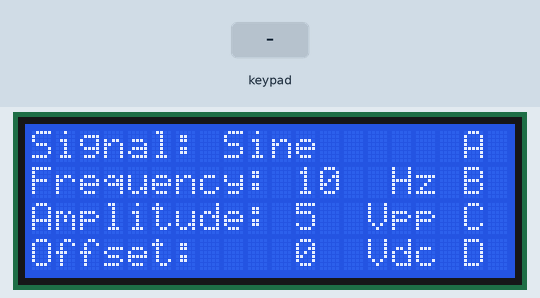
A program run on a simulated ATmega32U4, built with avr-gcc and emulated at 16 MHz. Parts: 20×4 character LCD. Wiring (inferred from the signals the program sends): 4×4 keypad with keys 1 2 3 A 4 5 6 B 7 8 9 C * 0 # D (labels assumed): rows PD0, PD1, PD2, PD3; columns PD4, PD5, PD6, PD7. Wiring (inferred from the names in the program): character LCD (HD44780): RS PF1; E PF0; data PF4, PF5, PF6, PF7. The test bench sets the inputs (shaded band).

Above: at 1.2 s.
1.3 s: keypad keys 1 2 * pressed 0.4 s apart
At 1.87 s:
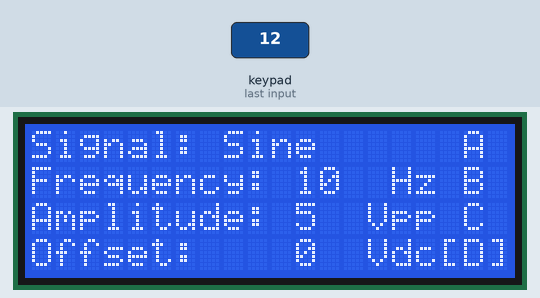
At 2.9 s:
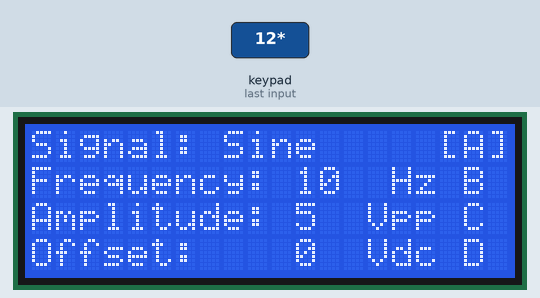
4.0 s: key '4' pressed
At 5.5 s:
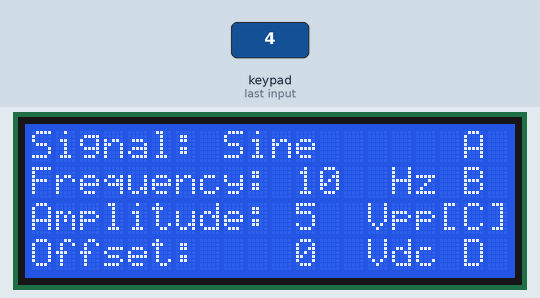
Timing chart, 0 to 7.0 s (numbered marks = the images above; inputs shaded):
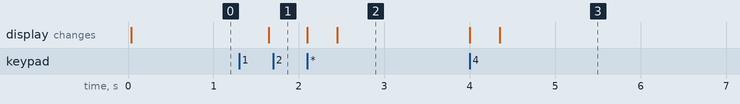

The program:

main.c
```c
/*
Created by flo071
*/
#include <avr/io.h>
#include <stdio.h>
#include <util/delay.h>
#include "main.h"
#include "include/lcd/lcd.c"
#include "include/menu/menu.c"
#include "include/menu/settings.c"
#include "include/keypad/keypad.c"

int main(void) {
	init();
	menu_nav();		//found in menu.c
}

int init(void){
	//Disable JTAG, Display is connected here
	MCUCR |=(1<<JTD);
	MCUCR |=(1<<JTD);
	keypad_init();	//init keypad
	//Start the initialisation of the actual code
	lcd_init();		//found in lcd.c
	_delay_ms(1);
	menu_layout();	//found in menu.c
}
```

menu.c
```c
/*
Created by flo071
*/
menu_nav(void){
	while(1){
		switch(keypad()){
			case 20: wc=1; break;
			case 21: wc=2; break;
			case 22: wc=3; break;
			case 23: wc=4; break;
		}
		settings();
	}
}

int menu_layout(void){
    lcd_setcursor(0,1);
    lcd_string("Signal: Sine      A ");
    lcd_setcursor(0,2);
    lcd_string("Frequency: 10     B ");
    lcd_setcursor(0,3);
    lcd_string("Amplitude: 5      C ");
    lcd_setcursor(0,4);
    lcd_string("Offset:    0      D ");
   	print_unit();
}

int print_unit(void){
    lcd_setcursor(15,2); lcd_string("Hz");
    lcd_setcursor(14,3); lcd_string("Vpp");
    lcd_setcursor(14,4); lcd_string("Vdc");
}
```

main.h
```c
/*
Created by flo071
*/
#define F_CPU 16000000UL

#define KeyT 350
#define Key1 0xFE //up
#define Key3 0xFD //enter
#define Key2 0xFB //back
#define Key4 0xF7 //down

int wc=0, setsign=1, amp=5, ofs=0;
uint32_t frq=10;
float frq_s=0;
```

settings.c
```c
/*
Created by flo071
*/
#define SETTINGSL  7
#define SETTINGSM 10

int settings(void){
	switch(wc){
		case 1: _delay_ms(KeyT); setcursor(wc); settings_signalform(); break;
		case 2: _delay_ms(KeyT); setcursor(wc); settings_freqency();   break;
		case 3: _delay_ms(KeyT); setcursor(wc); settings_amplitude();  break;
		case 4: _delay_ms(KeyT); setcursor(wc); settings_offset();     break;
	}
}

int settings_signalform(void){
	while(1){
		switch(keypad()){
			case  1: _delay_ms(KeyT); lcd_clr_line(wc); lcd_setcursor(8,wc); lcd_string("Sine");      break;
			case  2: _delay_ms(KeyT); lcd_clr_line(wc); lcd_setcursor(8,wc); lcd_string("Triangle");  break;
			case  3: _delay_ms(KeyT); lcd_clr_line(wc); lcd_setcursor(8,wc); lcd_string("Rectangle"); break;
			case 10: _delay_ms(KeyT); del_cursor(wc); 	wc=0;		 		 menu_nav(); 			  break;
			case 20: del_cursor(wc); wc=1; settings(); break;
			case 21: del_cursor(wc); wc=2; settings(); break;
			case 22: del_cursor(wc); wc=3; settings(); break;
			case 23: del_cursor(wc); wc=4; settings(); break;
			}
		}
}

int settings_freqency(void){
	while(1){
		switch(keypad()){
			case  2: _delay_ms(KeyT); frq=frq+10; 	  lcd_clr_line(wc);	break;
			case  5: _delay_ms(KeyT); frq=frq-10; 	  lcd_clr_line(wc);	break;
			case 10: _delay_ms(KeyT); del_cursor(wc); wc=0; menu_nav(); break;
			case 20: del_cursor(wc); wc=1; settings(); break;
			case 21: del_cursor(wc); wc=2; settings(); break;
			case 22: del_cursor(wc); wc=3; settings(); break;
			case 23: del_cursor(wc); wc=4; settings(); break;
		}
		if(frq>=18000000){
			frq=10;
		} else if(frq<=0){
			frq=18000000;
		}
		print_unit();
		lcd_setcursor(11,wc);
		char frq_buffer[32];
		sprintf(frq_buffer, "%d", frq);
		lcd_string(frq_buffer);
	}

}

int settings_amplitude(void){
	while(1){
		switch(keypad()){
			case  2: _delay_ms(KeyT); amp++; 	  	  lcd_clr_line(wc);	break;
			case  5: _delay_ms(KeyT); amp--; 	  	  lcd_clr_line(wc);	break;
			case 10: _delay_ms(KeyT); del_cursor(wc); wc=0; menu_nav(); break;
			case 20: del_cursor(wc); wc=1; settings(); break;
			case 21: del_cursor(wc); wc=2; settings(); break;
			case 22: del_cursor(wc); wc=3; settings(); break;
			case 23: del_cursor(wc); wc=4; settings(); break;
		}
		if(amp>=25){
			amp=1;
		} else if(frq<=0){
			amp=24;
		}
		lcd_setcursor(11,wc);
		char amp_buffer[10];
		sprintf(amp_buffer, "%d", amp);
		lcd_string(amp_buffer);
	}
}

int settings_offset(void){
	while(1){
		switch(keypad()){
			case  2: _delay_ms(KeyT); ofs++; 	  	  lcd_clr_line(wc);	break;
			case  5: _delay_ms(KeyT); ofs--; 	  	  lcd_clr_line(wc);	break;
			case 10: _delay_ms(KeyT); del_cursor(wc); wc=0; menu_nav(); break;
			case 20: del_cursor(wc); wc=1; settings(); break;
			case 21: del_cursor(wc); wc=2; settings(); break;
			case 22: del_cursor(wc); wc=3; settings(); break;
			case 23: del_cursor(wc); wc=4; settings(); break;
		}
		if(ofs>=25){
			ofs=-24;
		} else if(ofs<=-25){
			ofs=24;
		}
		lcd_setcursor(11,wc);
		char ofs_buffer[10];
		sprintf(ofs_buffer, "%d", ofs);
		lcd_string(ofs_buffer);
	}
}
```

keypad.c
```c
/*
Created by flo071

Value	Key
  1      1
  2      2
  3      3
  4      4
  5		 5
  6		 6
  7	  	 7
  8		 8
  9 	 9
 10		 *
 11		 0
 12		 #
 20	 	 A
 21		 B
 22		 C
 23		 D
*/
#include <avr/io.h>
#include <stdio.h>
#include <util/delay.h>
#include "keypad.h"


int keypad_init() {
	DDRD  = keypadPORT;
	PORTD = keypadKEYS;
}

int keypad(void) {

	while (1) {
		out=0;
		PORTD = COLUMN1;	//column 1
		if ((PIND | ROW1) == ROW1) {
			out = out + 1;		//key 1
		}
		if ((PIND | ROW2) == ROW2) {
			out = out + 11;		//key 0
		}
		if ((PIND | ROW3) == ROW3) {
			out = out + 12;		//key #
		}
		if ((PIND | ROW4) == ROW4) {
			out = out + 23;		//key D
		}

		PORTD = COLUMN2;	//column 2
		if ((PIND | ROW1) == ROW1) {
			out = out + 10;		//key *
		}
		if ((PIND | ROW2) == ROW2) {
			out = out + 8;		//key 8
		}
		if ((PIND | ROW3) == ROW3) {
			out = out + 9;		//key 9
		}
		if ((PIND | ROW4) == ROW4) {
			out = out + 22;		//key C
		}

		PORTD = COLUMN3;	//column 3
		if ((PIND | ROW1) == ROW1) {
			out = out + 7;		//key 7
		}
		if ((PIND | ROW2) == ROW2) {
			out = out + 5;		//key 5
		}
		if ((PIND | ROW3) == ROW3) {
			out = out + 6;		//key 6
		}
		if ((PIND | ROW4) == ROW4) {
			out = out + 21;		//key B
		}

		PORTD = COLUMN4; //column 4
		if ((PIND | ROW1) == ROW1) {
			out = out + 4;		//key 4
		}
		if ((PIND | ROW2) == ROW2) {
			out = out + 2;		//key 2
		}
		if ((PIND | ROW3) == ROW3) {
			out = out + 3;		//key 3
		}
		if ((PIND | ROW4) == ROW4) {
			out = out + 20;		//key A
		}
		return out;
	}

}
/*
int whatkey(void){
	keypad();
	switch(out){
		case 1:  lcd_clr_line(1); lcd_setcursor(0,1); lcd_string("1"); break;
		case 2:  lcd_clr_line(1); lcd_setcursor(0,1); lcd_string("2"); break;
		case 3:  lcd_clr_line(1); lcd_setcursor(0,1); lcd_string("3"); break;
		case 4:  lcd_clr_line(1); lcd_setcursor(0,1); lcd_string("4"); break;
		case 5:  lcd_clr_line(1); lcd_setcursor(0,1); lcd_string("5"); break;
		case 6:  lcd_clr_line(1); lcd_setcursor(0,1); lcd_string("6"); break;
		case 7:  lcd_clr_line(1); lcd_setcursor(0,1); lcd_string("7"); break;
		case 8:  lcd_clr_line(1); lcd_setcursor(0,1); lcd_string("8"); break;
		case 9:  lcd_clr_line(1); lcd_setcursor(0,1); lcd_string("9"); break;
		case 10: lcd_clr_line(1); lcd_setcursor(0,1); lcd_string("*"); break;
		case 11: lcd_clr_line(1); lcd_setcursor(0,1); lcd_string("0"); break;
		case 12: lcd_clr_line(1); lcd_setcursor(0,1); lcd_string("#"); break;
		case 13: lcd_clr_line(1); lcd_setcursor(0,1); lcd_string("A"); break;
		case 14: lcd_clr_line(1); lcd_setcursor(0,1); lcd_string("B"); break;
		case 15: lcd_clr_line(1); lcd_setcursor(0,1); lcd_string("C"); break;
		case 16: lcd_clr_line(1); lcd_setcursor(0,1); lcd_string("D"); break;
	}
}*/
```

keypad.h
```c
/*
Created by flo071
*/
#define keypadPORT  0b00001111
#define keypadKEYS  0111111111

#define COLUMN1 0b11111110
#define COLUMN2 0b11111101
#define COLUMN3 0b11111011
#define COLUMN4 0b11110111

#define ROW1 0b01111111
#define ROW2 0b10111111
#define ROW3 0b11011111
#define ROW4 0b11101111

uint16_t out=0;
```

lcd.c
```c
// Ansteuerung eines HD44780 kompatiblen LCD im 4-Bit-Interfacemodus
// http://www.mikrocontroller.net/articles/HD44780
// http://www.mikrocontroller.net/articles/AVR-GCC-Tutorial/LCD-Ansteuerung
//
// Die Pinbelegung ist über defines in lcd-routines.h einstellbar
//
//edited by flo071
//
#include <avr/io.h>
#include "lcd.h"
#include <util/delay.h>

////////////////////////////////////////////////////////////////////////////////
//start changes by flo071
int lcd_clr_line(uint8_t li){
    switch(li){
        case 1: lcd_setcursor(8,li);  lcd_string("         "); break;
        case 2: lcd_setcursor(11,li); lcd_string("    ");       break;
        case 3: lcd_setcursor(11,li); lcd_string("   ");       break;
        case 4: lcd_setcursor(8,li);  lcd_string("      ");    break;
    }
}

int setcursor(uint8_t cls){
    lcd_setcursor(19,cls);
    lcd_string("]");
    lcd_setcursor(17,cls);
    lcd_string("[");
}

int setcursor_sel(uint8_t clss){
    lcd_setcursor(19,clss);
    lcd_string("=");
}

int del_cursor(uint8_t cld){
    lcd_setcursor(19,cld);
    lcd_string(" ");
    lcd_setcursor(17,cld);
    lcd_string(" ");
}
//end changes by flo071
////////////////////////////////////////////////////////////////////////////////

////////////////////////////////////////////////////////////////////////////////
// Erzeugt einen Enable-Puls
static void lcd_enable( void )
{
    LCD_PORT |= (1<<LCD_EN);     // Enable auf 1 setzen
    _delay_us( LCD_ENABLE_US );  // kurze Pause
    LCD_PORT &= ~(1<<LCD_EN);    // Enable auf 0 setzen
}

////////////////////////////////////////////////////////////////////////////////
// Sendet eine 4-bit Ausgabeoperation an das LCD
static void lcd_out( uint8_t data )
{
    data &= 0xF0;                       // obere 4 Bit maskieren

    LCD_PORT &= ~(0xF0>>(4-LCD_DB));    // Maske löschen
    LCD_PORT |= (data>>(4-LCD_DB));     // Bits setzen
    lcd_enable();
}

////////////////////////////////////////////////////////////////////////////////
// Initialisierung: muss ganz am Anfang des Programms aufgerufen werden.
void lcd_init( void )
{
    // verwendete Pins auf Ausgang schalten
    uint8_t pins = (0x0F << LCD_DB) |           // 4 Datenleitungen
                   (1<<LCD_RS) |                // R/S Leitung
                   (1<<LCD_EN);                 // Enable Leitung
    LCD_DDR |= pins;

    // initial alle Ausgänge auf Null
    LCD_PORT &= ~pins;

    // warten auf die Bereitschaft des LCD
    _delay_ms( LCD_BOOTUP_MS );

    // Soft-Reset muss 3mal hintereinander gesendet werden zur Initialisierung
    lcd_out( LCD_SOFT_RESET );
    _delay_ms( LCD_SOFT_RESET_MS1 );

    lcd_enable();
    _delay_ms( LCD_SOFT_RESET_MS2 );

    lcd_enable();
    _delay_ms( LCD_SOFT_RESET_MS3 );

    // 4-bit Modus aktivieren
    lcd_out( LCD_SET_FUNCTION |
             LCD_FUNCTION_4BIT );
    _delay_ms( LCD_SET_4BITMODE_MS );

    // 4-bit Modus / 2 Zeilen / 5x7
    lcd_command( LCD_SET_FUNCTION |
                 LCD_FUNCTION_4BIT |
                 LCD_FUNCTION_2LINE |
                 LCD_FUNCTION_5X7 );

    // Display ein / Cursor aus / Blinken aus
    lcd_command( LCD_SET_DISPLAY |
                 LCD_DISPLAY_ON |
                 LCD_CURSOR_OFF |
                 LCD_BLINKING_OFF);

    // Cursor inkrement / kein Scrollen
    lcd_command( LCD_SET_ENTRY |
                 LCD_ENTRY_INCREASE |
                 LCD_ENTRY_NOSHIFT );

    lcd_clear();
}

////////////////////////////////////////////////////////////////////////////////
// Sendet ein Datenbyte an das LCD
void lcd_data( uint8_t data )
{
    LCD_PORT |= (1<<LCD_RS);    // RS auf 1 setzen

    lcd_out( data );            // zuerst die oberen,
    lcd_out( data<<4 );         // dann die unteren 4 Bit senden

    _delay_us( LCD_WRITEDATA_US );
}

////////////////////////////////////////////////////////////////////////////////
// Sendet einen Befehl an das LCD
void lcd_command( uint8_t data )
{
    LCD_PORT &= ~(1<<LCD_RS);    // RS auf 0 setzen

    lcd_out( data );             // zuerst die oberen,
    lcd_out( data<<4 );           // dann die unteren 4 Bit senden

    _delay_us( LCD_COMMAND_US );
}

////////////////////////////////////////////////////////////////////////////////
// Sendet den Befehl zur Löschung des Displays
void lcd_clear( void )
{
    lcd_command( LCD_CLEAR_DISPLAY );
    _delay_ms( LCD_CLEAR_DISPLAY_MS );
}

////////////////////////////////////////////////////////////////////////////////
// Sendet den Befehl: Cursor Home
void lcd_home( void )
{
    lcd_command( LCD_CURSOR_HOME );
    _delay_ms( LCD_CURSOR_HOME_MS );
}

////////////////////////////////////////////////////////////////////////////////
// Setzt den Cursor in Spalte x (0..15) Zeile y (1..4)

void lcd_setcursor( uint8_t x, uint8_t y )
{
    uint8_t data;

    switch (y)
    {
        case 1:    // 1. Zeile
            data = LCD_SET_DDADR + LCD_DDADR_LINE1 + x;
            break;

        case 2:    // 2. Zeile
            data = LCD_SET_DDADR + LCD_DDADR_LINE2 + x;
            break;

        case 3:    // 3. Zeile
            data = LCD_SET_DDADR + LCD_DDADR_LINE3 + x;
            break;

        case 4:    // 4. Zeile
            data = LCD_SET_DDADR + LCD_DDADR_LINE4 + x;
            break;

        default:
            return;                                   // für den Fall einer falschen Zeile
    }

    lcd_command( data );
}

////////////////////////////////////////////////////////////////////////////////
// Schreibt einen String auf das LCD

void lcd_string( const char *data )
{
    while( *data != '\0' )
        lcd_data( *data++ );
}

////////////////////////////////////////////////////////////////////////////////
// Schreibt ein Zeichen in den Character Generator RAM

void lcd_generatechar( uint8_t startadresse, const uint8_t *data )
{
    // Startposition des Zeichens einstellen
    lcd_command( LCD_SET_CGADR | (startadresse<<3) ); //Startadressen: 0;1;2;3;4;5;6;7

    // Bitmuster übertragen
    for ( uint8_t i=0; i<8; i++ )
    {
        lcd_data( data[i] );
    }
    lcd_command(LCD_SET_DDADR); //DRAM auf 0 setzen
}
```

Source omitted: lcd.h (5512 bytes)

Measured:
- after the input at 1.3 s, the display: changes after 0.35 s (image 1)
- after the input at 4.0 s, the display: first changes at once (image 3 shows a later state)
